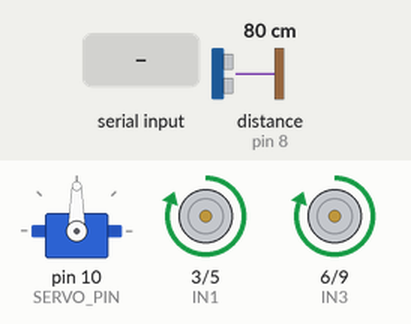
Simulated run of this sketch. Board: Arduino Uno, built with avr-gcc and run on an emulated ATmega328P. Parts: servo, motor-driver pin pairs drawn as motors (green arrow = first pin HIGH = forward, orange = second pin HIGH = backward, longer = more drive). Wiring (inferred from the names in the program): ultrasonic range finder: trigger pin 7; echo pin 8. The test bench sets the inputs (shaded band); at power-on: distance to the obstacle (sensor on pin 8) 80 cm. The echo pulse lasts 58.3 µs per cm.

Above: at 2.2 s.
2.3 s: distance to the obstacle (sensor on pin 8) set to 17 cm
3.8 s: distance to the obstacle (sensor on pin 8) set to 14 cm
At 6.7 s:
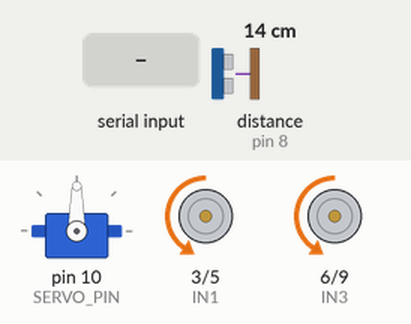
6.8 s: distance to the obstacle (sensor on pin 8) set to 250 cm
9.8 s: "m" received over the second serial link
At 11.8 s:
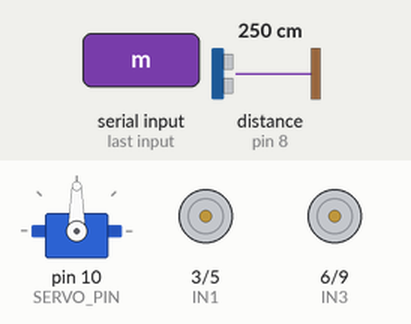
12.1 s: "a" received over the second serial link
At 13.2 s:
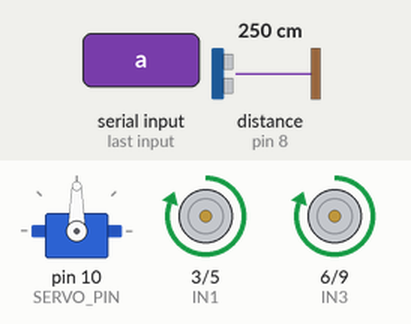
13.6 s: "r" received over the second serial link
At 14.5 s:
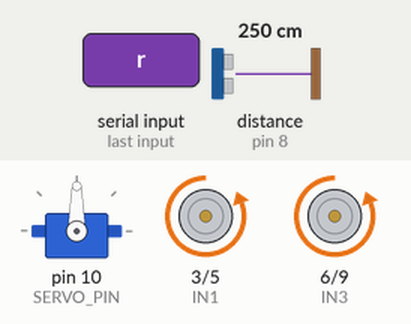
Timing chart, 0 to 16.1 s (numbered marks = the images above; inputs shaded):
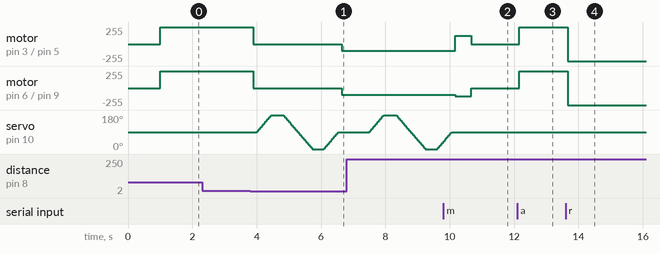

Measured:
- the behaviour switches between 16 and 15 cm on distance to the obstacle (sensor on pin 8) (found by bisection; images 0 and 1)
- after the input at 2.3 s, every drawn part: stays the same
- after the input at 3.8 s, motor on pin 3 (IN1) / pin 5 (IN2), motor on pin 6 (IN3) / pin 9 (IN4): forward 255/255 → stopped after 0.10 s, → backward 102/255 2.7 s later
- after the input at 9.8 s, motor on pin 3 (IN1) / pin 5 (IN2), motor on pin 6 (IN3) / pin 9 (IN4): goes on until 10.7 s, then stays stopped
- after the input at 12.1 s, motor on pin 3 (IN1) / pin 5 (IN2), motor on pin 6 (IN3) / pin 9 (IN4): stopped → forward 255/255 after 0.07 s
- after the input at 13.6 s, motor on pin 3 (IN1) / pin 5 (IN2), motor on pin 6 (IN3) / pin 9 (IN4): forward 255/255 → backward 255/255 after 0.07 s

The sketch:

Code_Robot_Complet.ino
```cpp
#include <Servo.h>
#include <SoftwareSerial.h>

// Broches
// H-Bridge
#define IN1        3
#define IN2        5
#define IN3        6
#define IN4        9
// Servomoteur
#define SERVO_PIN 10
Servo monServo;
// Capteur de distance
#define TRIG_PIN   7
#define ECHO_PIN   8
// Module BT
#define BT_RX     12
#define BT_TX     11
SoftwareSerial bluetooth(BT_TX, BT_RX);

// Valeurs callibration
#define ANGLE_FACE    90
#define ANGLE_GAUCHE 180
#define ANGLE_DROIT    0
#define DISTANCE_MIN  15

// Mots-clés
#define NORMAL   0
#define OBSTACLE 1
#define MANUEL   2

int etat = NORMAL;
float distance;
float distanceGauche;
float distanceDroite;

char recu;

void setup() {
  // H-Bridge
  pinMode(IN1, OUTPUT);
  pinMode(IN2, OUTPUT);
  pinMode(IN3, OUTPUT);
  pinMode(IN4, OUTPUT);
  // Servomoteur
  monServo.attach(SERVO_PIN);
  // Capteur de distance
  pinMode(TRIG_PIN, OUTPUT);
  pinMode(ECHO_PIN, INPUT);

  bluetooth.begin(9600);

  Serial.begin(9600);

  monServo.write(ANGLE_FACE);
  delay(1000);
}

void loop() {
  if (bluetooth.available()) {
    recu = bluetooth.read();

    if (recu == 'm') {
      if (etat == NORMAL) {
        etat = MANUEL;
      }
      else if (etat == MANUEL) {
        etat = NORMAL;
      }
    }
  }

  switch (etat) {
    case NORMAL:
      // Avancer et regarder si il y a un obstacle
      avancer(100);
      distance = capteurDistance();
      if (distance <= DISTANCE_MIN) {
        arret();
        etat = OBSTACLE;
      }
      break;
    case OBSTACLE:
      // Stop, regarder à gauche et à droite, choisir direction
      // et repasser à l'état normal
      for (int angle = ANGLE_FACE; angle <= ANGLE_GAUCHE; angle++) {
        monServo.write(angle);
        delay(5);
      }
      delay(250);
      distanceGauche = capteurDistance();
      delay(100);

      for (int angle = ANGLE_GAUCHE; angle >= ANGLE_DROIT; angle--) {
        monServo.write(angle);
        delay(5);
      }
      delay(250);
      distanceDroite = capteurDistance();
      delay(100);

      for (int angle = ANGLE_DROIT; angle <= ANGLE_FACE; angle++) {
        monServo.write(angle);
        delay(5);
      }
      delay(100);

      if (distanceGauche <= DISTANCE_MIN && distanceDroite <= DISTANCE_MIN) {
        reculer(40);
        delay(750);
        break;
      }

      if (distanceGauche > distanceDroite) {
        gauche(50);
        delay(500);
        etat = 0;
      }
      else {
        droite(50);
        delay(500);
        etat = 0;
      }

      arret();
      break;
    case MANUEL:
      switch(recu){
        case 'a':
          avancer(100);
          break;
        case 'r':
          reculer(100);
          break;
        case 'g':
          gauche(100);
          break;
        case 'd':
          droite(100);
          break;
        case 's':
          arret();
          break;
      }
      break;
  }
  delay(100);
}

float capteurDistance() {
  digitalWrite(TRIG_PIN, HIGH);
  delayMicroseconds(10);
  digitalWrite(TRIG_PIN, LOW);
  delayMicroseconds(10);

  long temps = pulseIn(ECHO_PIN, HIGH);

  // calculer la distance en centimètres
  float distance = (temps * 340.0 / 10000.0) / 2.0;

  return distance;
}

void arret() {
  digitalWrite(IN1, LOW);
  digitalWrite(IN2, LOW);
  digitalWrite(IN3, LOW);
  digitalWrite(IN4, LOW);
}

void avancer(int vitesse) {
  int PWM = map(vitesse, 0, 100, 0, 255);

  int gauche = map(PWM, 0, 255, 0, 255);
  int droite = map(PWM, 0, 255, 0, 255);

  analogWrite(IN1, gauche);
  analogWrite(IN2, 0);
  analogWrite(IN3, droite);
  analogWrite(IN4, 0);
}

void reculer(int vitesse) {
  int PWM = map(vitesse, 0, 100, 0, 255);

  int gauche = map(PWM, 0, 255, 0, 255);
  int droite = map(PWM, 0, 255, 0, 255);

  analogWrite(IN1, 0);
  analogWrite(IN2, gauche);
  analogWrite(IN3, 0);
  analogWrite(IN4, droite);
}

void gauche(int vitesse) {
  int PWM = map(vitesse, 0, 100, 0, 255);

  int gauche = map(PWM, 0, 255, 0, 255);
  int droite = map(PWM, 0, 255, 0, 255);

  analogWrite(IN1, 0);
  analogWrite(IN2, gauche);
  analogWrite(IN3, droite);
  analogWrite(IN4, 0);
}

void droite(int vitesse) {
  int PWM = map(vitesse, 0, 100, 0, 255);

  int gauche = map(PWM, 0, 255, 0, 255);
  int droite = map(PWM, 0, 255, 0, 255);

  analogWrite(IN1, gauche);
  analogWrite(IN2, 0);
  analogWrite(IN3, 0);
  analogWrite(IN4, droite);
}
```
